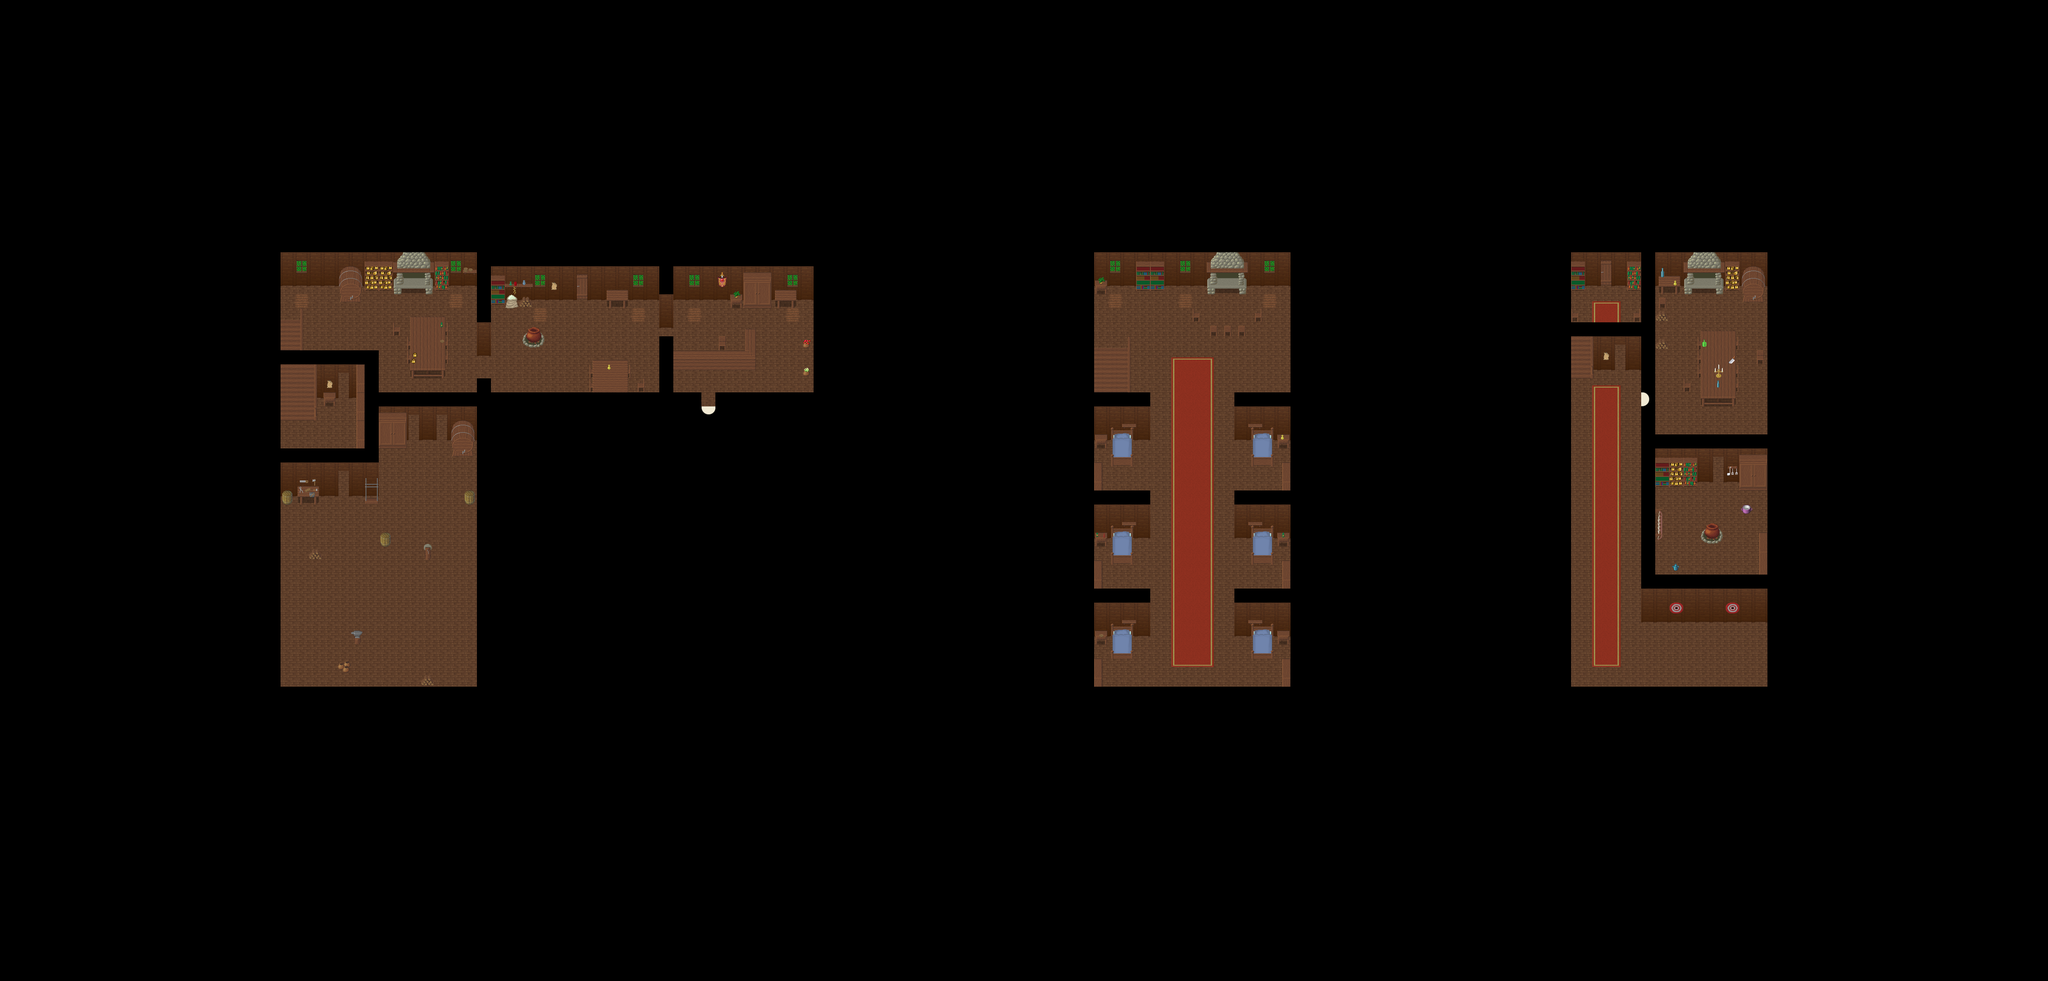

The image is a tile-based game level rendered from a .tmx file. Its description and source (layers, tilesets, objects; grid data summarised) follow:
An orthogonal 146x70 tile map with 32x32 px tiles, 3 tile layers (Ground1, Fringe, Over1), 1 hidden layer not drawn, 5 tilesets and 12 objects (7x warp, 3x particle_effect, 2x spawn).

<map version="1.10" tiledversion="1.10.2" orientation="orthogonal" renderorder="right-down" width="146" height="70" tilewidth="32" tileheight="32" infinite="0" nextlayerid="6" nextobjectid="13">
 <properties>
  <property name="music" value="" />
  <property name="name" value="Woodland Mining Camp Indoor" />
 </properties>
 <tileset firstgid="1" source="../tilesets/collision.tsx" />
 <tileset firstgid="3" source="../tilesets/woodland_indoor.tsx" />
 <tileset firstgid="259" source="../tilesets/woodland_indoor_x2.tsx" />
 <tileset firstgid="307" source="../tilesets/woodland_indoor_x3.tsx" />
 <tileset firstgid="355" source="../tilesets/woodland_village.tsx" />
 <layer id="1" name="Ground1" width="146" height="70">
  <data>[10220 cells, 10218 non-empty, 23 distinct tile ids]</data>
 </layer>
 <layer id="2" name="Fringe" width="146" height="70">
  <data>[10220 cells, 229 non-empty, 77 distinct tile ids]</data>
 </layer>
 <layer id="3" name="Over1" width="146" height="70">
  <data>[10220 cells, 177 non-empty, 27 distinct tile ids]</data>
 </layer>
 <layer id="4" name="Collision" width="146" height="70" visible="0">
  <data>[10220 cells, 9096 non-empty, 1 distinct tile ids]</data>
 </layer>
 <objectgroup id="5" name="Objects">
  <object id="1" name="graphics/particles/fireplace.particle.xml" type="particle_effect" x="928" y="640" width="32" height="32" />
  <object id="2" name="graphics/particles/fireplace.particle.xml" type="particle_effect" x="2784" y="640" width="32" height="32" />
  <object id="3" name="graphics/particles/cookingfire.particle.xml" type="particle_effect" x="1200" y="800" width="32" height="32" />
  <object id="4" name="To Outside" type="warp" x="1600" y="928" width="32" height="32">
   <properties>
    <property name="dest_map" value="018-1" />
    <property name="dest_x" value="65" />
    <property name="dest_y" value="74" />
   </properties>
  </object>
  <object id="5" name="To Outside" type="warp" x="1312" y="640" width="32" height="32">
   <properties>
    <property name="dest_map" value="018-1" />
    <property name="dest_x" value="64" />
    <property name="dest_y" value="69" />
   </properties>
  </object>
  <object id="6" name="To Bottom Floor" type="warp" x="640" y="768" width="32" height="32">
   <properties>
    <property name="dest_map" value="018-2" />
    <property name="dest_x" value="112" />
    <property name="dest_y" value="26" />
   </properties>
  </object>
  <object id="7" name="To First Floor" type="warp" x="3584" y="800" width="32" height="32">
   <properties>
    <property name="dest_map" value="018-2" />
    <property name="dest_x" value="20" />
    <property name="dest_y" value="23" />
   </properties>
  </object>
  <object id="8" name="To Second Floor" type="warp" x="640" y="896" width="64" height="32">
   <properties>
    <property name="dest_map" value="018-2" />
    <property name="dest_x" value="79" />
    <property name="dest_y" value="25" />
   </properties>
  </object>
  <object id="9" name="To First Floor" type="warp" x="2496" y="832" width="64" height="32">
   <properties>
    <property name="dest_map" value="018-2" />
    <property name="dest_x" value="21" />
    <property name="dest_y" value="29" />
   </properties>
  </object>
  <object id="10" name="To Northern Mine" type="warp" x="3648" y="608" width="32" height="32">
   <properties>
    <property name="dest_map" value="018-3" />
    <property name="dest_x" value="177" />
    <property name="dest_y" value="55" />
   </properties>
  </object>
  <object id="11" name="YellowSlime" type="spawn" x="3584" y="640" width="160" height="128">
   <properties>
    <property name="death" value="30000" />
    <property name="max_beings" value="1" />
    <property name="monster_id" value="5" />
    <property name="spawn" value="100000" />
   </properties>
  </object>
  <object id="12" name="Ratto" type="spawn" x="3584" y="640" width="448" height="960">
   <properties>
    <property name="death" value="30000" />
    <property name="max_beings" value="2" />
    <property name="monster_id" value="1192" />
    <property name="spawn" value="10000" />
   </properties>
  </object>
 </objectgroup>
</map>
